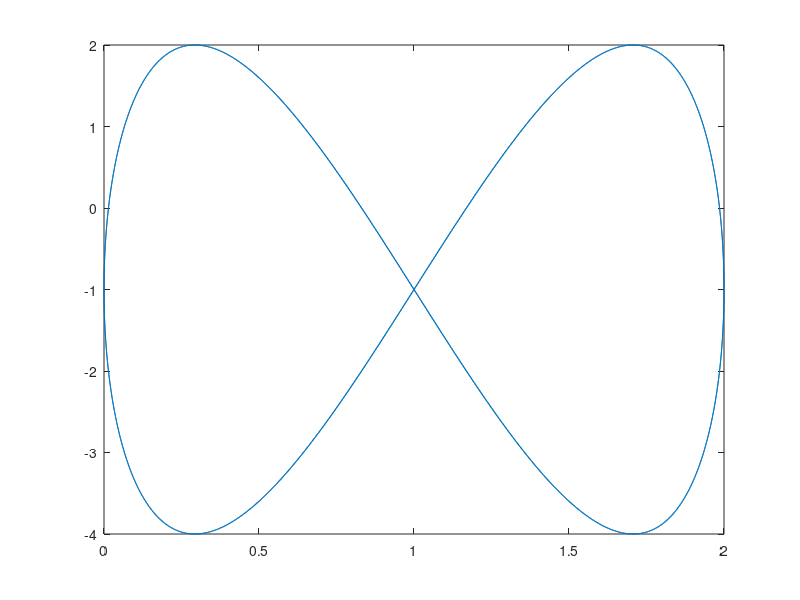

Write MATLAB code to recreate this figure.
%% question 1

A1 = [2 -1 4
    9 6 2
    1 3 8];

B1 = [1 1 1
    1 1 1
    1 1 1 ];

X1 = [3
    6
    8];

Y1 = [5 10 15];

% A * B
q1p1 = A1 * B1;

% A * x
q1p2 = A1 * X1;

% x' * B
q1p3 = X1' * B1;

% B * y
%q1p4 = B1 * Y1;
%Error using  * 
%Incorrect dimensions for matrix multiplication. Check that the number of columns in the first
%matrix matches the number of rows in the second matrix. To operate on each element of the matrix
%individually, use TIMES (.*) for elementwise multiplication.


% x * A
%q1p5 = X1 * A1;
%Error using  * 
%Incorrect dimensions for matrix multiplication. Check that the number of columns in the first
%matrix matches the number of rows in the second matrix. To operate on each element of the matrix
%individually, use TIMES (.*) for elementwise multiplication.

% x * Y
q1p6 = X1 * Y1;

% y * X
q1p7 = Y1 * X1;

% x * Y'
%q1p8 = X1 * Y1
%Error using  * 
%Incorrect dimensions for matrix multiplication. Check that the number of columns in the first
%matrix matches the number of rows in the second matrix. To operate on each element of the matrix
%individually, use TIMES (.*) for elementwise multiplication.


% x .* y
q1p9 = X1 .* Y1;

% A .* B
q1p10 = A1 .* B1;


%% question 2

A2 = [1 1 1
    1 2 3
    1 3 6];

B2 = [1
    5
    2];

detofA = det(A2);

rankofA = rank(A2);

x2ver1 = A2\B2;

x2ver2 = inv(A2)*B2;
%less accurate?

%% question 3

A3 = [1 1
    1 2
    1 3];

B3 = [1
    5
    10];

x3 = A3\B3;

testB = A3 * x3;

x = 1:100;
yplot1 = 1 - x;
yplot2 = (1 - x)/2;
yplot3 = (10 - x)/3;

plot(x,yplot1,x,yplot2,x,yplot3);

%as seen as the plot there are no solutions for the system of linear
%equations

%% question 4x,

totalnum = 0;
count2 = 0;
count = 0;
while totalnum < 20
     count = count + 1;
     totalnum = totalnum + rand();
end

disp(count);

%% question 5

t = 0:0.001:2*pi;
%t = 1:1000;

xplot = 1 + cos(2*t);
yplot = -1 + 3*sin(4*t);

plot(xplot,yplot);
